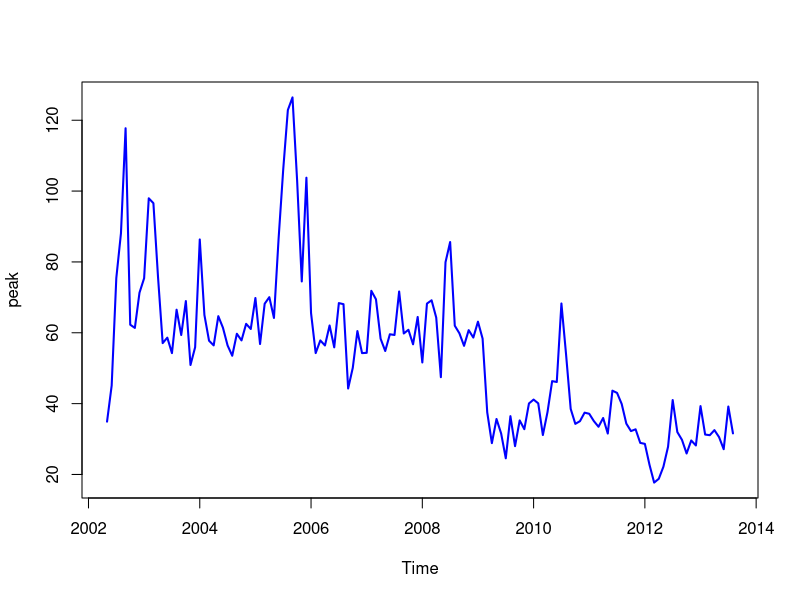
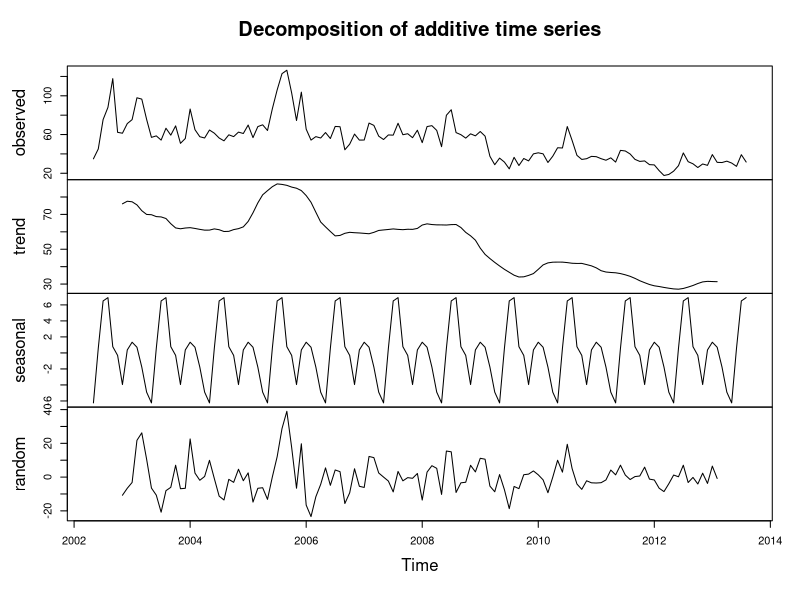

Reproduce these figures in R, in order. (Note: this script raises an error after producing the figures.)
library(xts)
library(forecast)

ud <- read.csv("utility-data.csv")
peak <- ts(ud$Peak, start=c(2002,5), end=c(2013,8), frequency=12)
plot(peak, col="blue", lwd=2)
off.peak <- ts(ud$Off.Peak, start=c(2002,5), end=c(2013,8), frequency=12)

# Basic decomposition
peak.decomp <- decompose(peak)
plot(peak.decomp)
plot(forecast(peak.decomp))

# More sophisticated decomposition
peak.fit <- stl(peak, s.window="periodic")
plot(peak.fit, col="blue")
plot(forecast(peak.fit, level=c(0.75, 0.9)), col="red", lwd=2)

off.peak.fit <- stl(off.peak, s.window="periodic")
plot(off.peak.fit, col="green")

# Holt Winters
peak.fit <- HoltWinters(peak, beta=TRUE, gamma=TRUE)
plot(peak.fit, col="blue")


